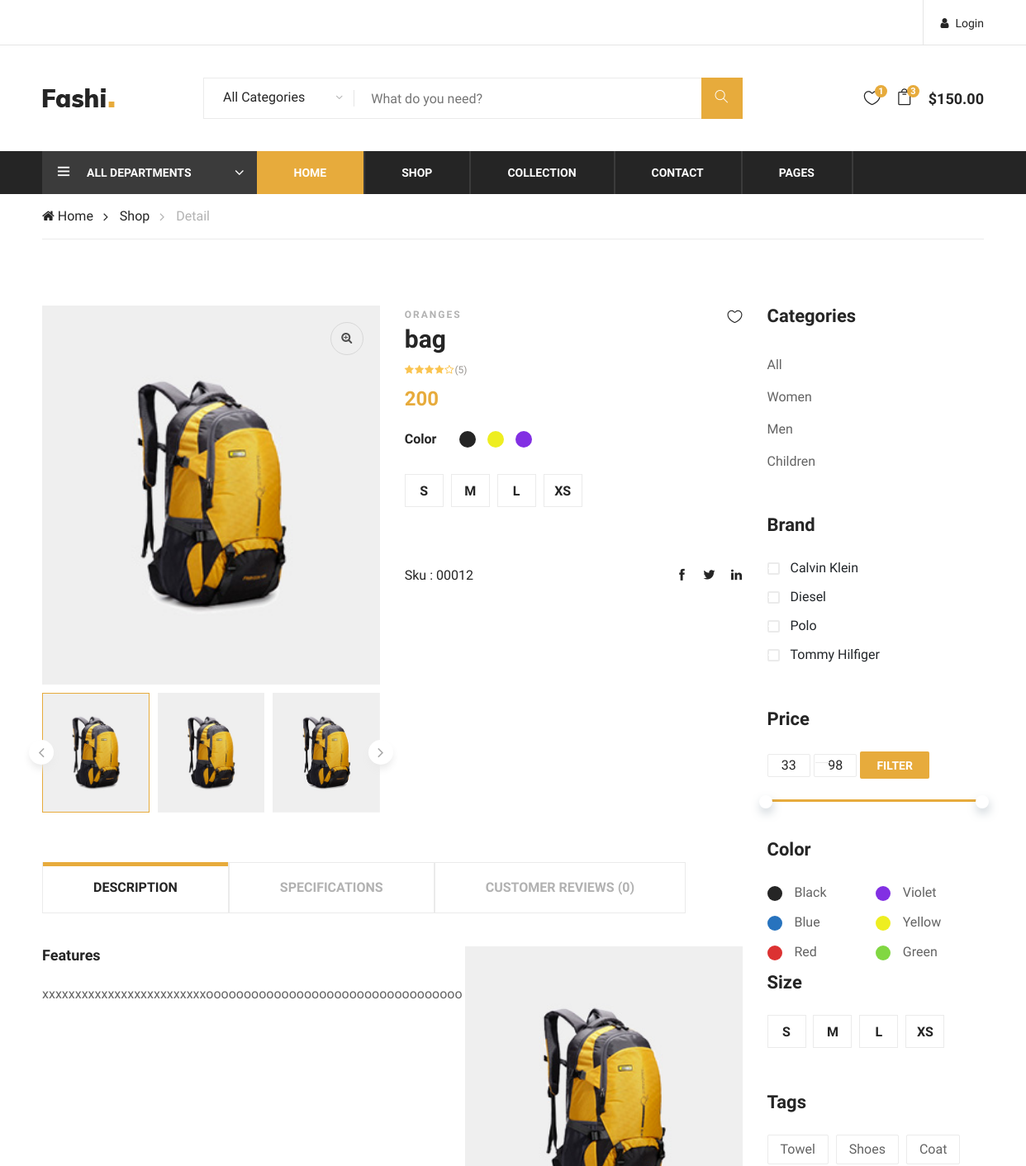
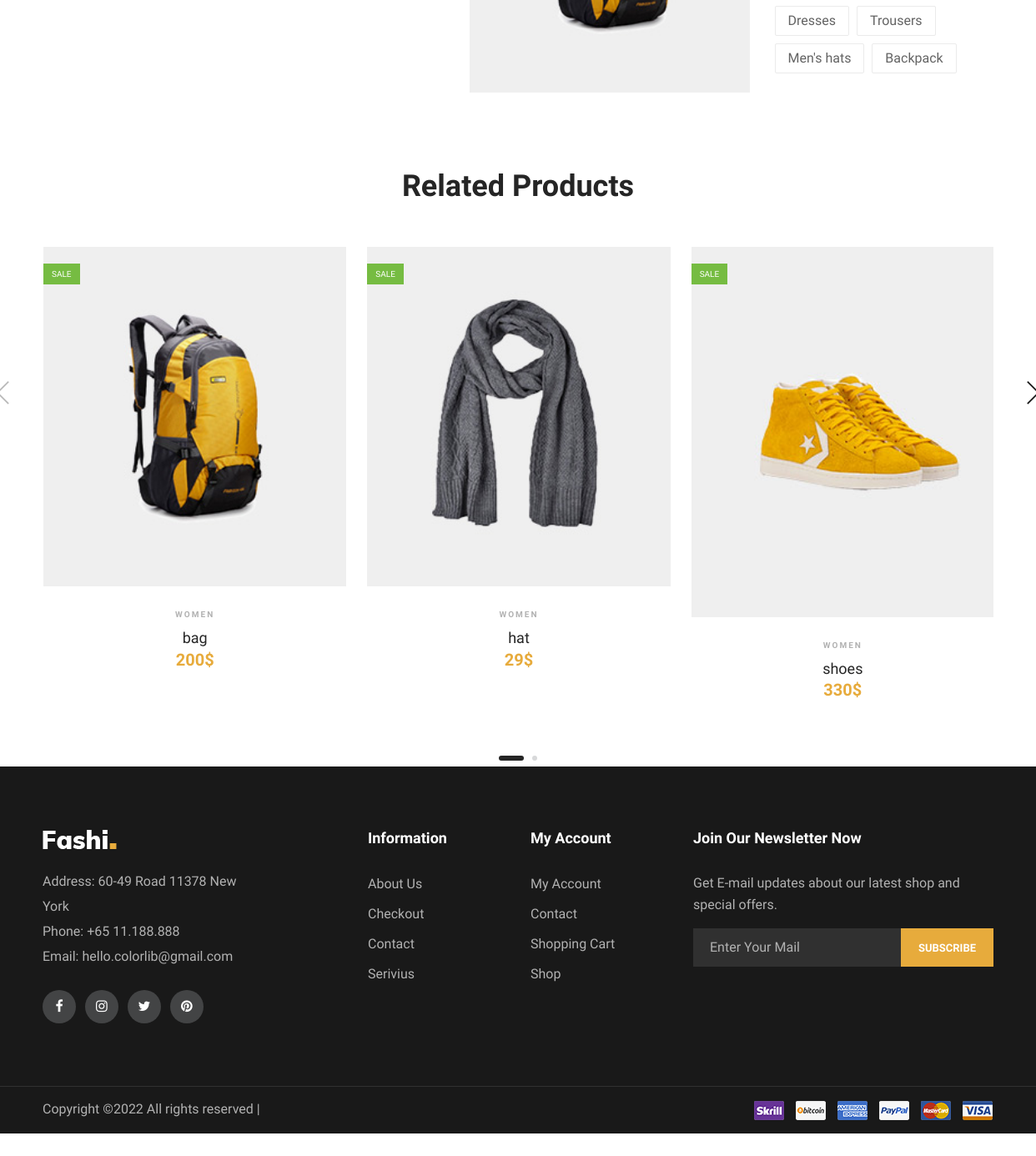
Page /product/1 on the committed database (2 pictures, top to bottom).
### base/models.py (models this page shows, shortened)
class Category(models.Model):
    name=models.CharField(max_length=300)
    image=models.ImageField(null=True, max_length=100,default='')

class Product(models.Model):
    category=models.ForeignKey(Category, on_delete=models.CASCADE)
    admin=models.ForeignKey(User,on_delete=models.CASCADE)
    name= models.CharField(max_length=300)
    price=models.CharField(max_length=20)
    image=models.ImageField(null=True, max_length=100,default='')
    description=models.TextField(null=False,blank=False)
    stock=models.IntegerField()
    discount=models.IntegerField(null=True,blank=True)
    updated=models.DateTimeField(auto_now=True)
    created=models.DateTimeField(auto_now_add=True)
    class Meta:
        ordering=['-updated','-created']

### base/views.py (the view)
# urls.py: path('product/<str:pk>',views.product,name='product'),
def product(request,pk):
    categorys=Category.objects.all()
    product=Product.objects.get(id=pk)
    products=Product.objects.filter(Q(category=product.category))
    comments=Comments.objects.filter(Q(product=pk))
    countComment=comments.count()
    context={'product':product, 'comments':comments,'countComment':countComment,'products':products,'categorys':categorys}
    return render(request,'base/product.html',context)

### base/templates/base/product.html (shortened to what this page needs)
{%extends 'main.html'%}
{%block content%}
{% load static%}
<div class="breacrumb-section">
    <div class="container">
        <div class="row">
            <div class="col-lg-12">
                <div class="breadcrumb-text product-more">
                    <a href="{%url 'home'%}"><i class="fa fa-home"></i> Home</a>
                    <a href="{% url 'shop' %}">Shop</a>
                    <span>Detail</span>
                </div>
            </div>
        </div>
    </div>
</div>
<section class="product-shop spad page-details">
    <div class="container">
        <div class="row">
            {% include 'sidebar.html' %}
            <div class="col-lg-9">
                <div class="row">
                    <div class="col-lg-6">
                        <div class="product-pic-zoom">
                            <img class="product-big-img" src="{{product.image.url}}" alt="">
                            <div class="zoom-icon">
                                <i class="fa fa-search-plus"></i>
                            </div>
                        </div>
                        <div class="product-thumbs">
                            <div class="product-thumbs-track ps-slider owl-carousel">
                                <div class="pt active" data-imgbigurl="{{product.image.url}}"><img
                                        src="{{product.image.url}}" alt=""></div>
                                <div class="pt" data-imgbigurl="{% static 'img/product-single/product-2.jpg'%}"><img
                                        src="{{product.image.url}}" alt=""></div>
                                <div class="pt" data-imgbigurl="{% static 'img/product-single/product-3.jpg'%}"><img
                                        src="{{product.image.url}}" alt=""></div>
                            </div>
                        </div>
                    </div>
                    <div class="col-lg-6">
                        <div class="product-details">
                            <div class="pd-title">
                                <span>oranges</span>
                                <h3>{{product.name}}</h3>
                                <a href="#" class="heart-icon"><i class="icon_heart_alt"></i></a>
                            </div>
                            <div class="pd-rating">
                                <i class="fa fa-star"></i>
                                <i class="fa fa-star"></i>
                                <i class="fa fa-star"></i>
                                <i class="fa fa-star"></i>
                                <i class="fa fa-star-o"></i>
                                <span>(5)</span>
                            </div>
                            <div class="pd-desc">
                                <h4>{{product.price}}</h4>
                            </div>
                            <div class="pd-color">
                                <h6>Color</h6>
                                <div class="pd-color-choose">
                                    <div class="cc-item">
                                        <label for="cc-black"></label>
                                    </div>
                                    <div class="cc-item">
                                        <label for="cc-yellow" class="cc-yellow"></label>
                                    </div>
                                    <div class="cc-item">
                                        <label for="cc-violet" class="cc-violet"></label>
                                    </div>
                                </div>
                            </div>
                            <div class="pd-size-choose">
                                <div class="sc-item">
                                    <label for="sm-size">s</label>
                                </div>
                                <div class="sc-item">
                                    <label for="md-size">m</label>
                                </div>
                                <div class="sc-item">
                                    <label for="lg-size">l</label>
                                </div>
                                <div class="sc-item">
                                    <label for="xl-size">xs</label>
                                </div>
                            </div>
                            <div class="pd-share">
                                <div class="p-code">Sku : 00012</div>
                                <div class="pd-social">
                                    <a href="#"><i class="ti-facebook"></i></a>
                                    <a href="#"><i class="ti-twitter-alt"></i></a>
                                    <a href="#"><i class="ti-linkedin"></i></a>
                                </div>
                            </div>
                        </div>
                    </div>
                </div>
                <div class="product-tab">
                    <div class="tab-item">
                        <ul class="nav" role="tablist">
                            <li>
                                <a class="active" data-toggle="tab" href="#tab-1" role="tab">DESCRIPTION</a>
                            </li>
                            <li>
                                <a data-toggle="tab" href="#tab-2" role="tab">SPECIFICATIONS</a>
                            </li>
                            <li>
                                <a data-toggle="tab" href="#tab-3" role="tab">Customer Reviews ({{countComment}})</a>
                            </li>
                        </ul>
                    </div>
                    <div class="tab-item-content">
                        <div class="tab-content">
                            <div class="tab-pane fade-in active" id="tab-1" role="tabpanel">
                                <div class="product-content">
                                    <div class="row">
                                        <div class="col-lg-7">
                                            <h5>Features</h5>
                                            <p>{{product.description}}</p>
                                        </div>
                                        <div class="col-lg-5">
                                            <img src="{{product.image.url}}" alt="">
                                        </div>
                                    </div>
                                </div>
                            </div>
                        </div>
                    </div>
                </div>
            </div>
        </div>
    </div>
</section>
<div class="related-products spad">
    <div class="container">
        <div class="row">
            <div class="col-lg-12">
                <div class="section-title">
                    <h2>Related Products</h2>
                </div>
            </div>
        </div>
        <div class="row">
            <div class="col-lg-12 col-sm-6 ">
                <div class="product-slider owl-carousel">
                    {%for p in products %}
                        <div class="product-item">
                            <div class="pi-pic">
                                <img src="{{p.image.url}}" alt="">
                                <div class="sale">Sale</div>
                            </div>
                            <div class="pi-text">
                              <div class="catagory-name">{{p.category.name}}</div>
                                <a href="{% url 'product' pk=p.id%}">
                                    <h5>{{p.name}}</h5>
                                </a>
                                <div class="product-price">
                                   {{p.price}}$
                                </div>
                            </div>
                        </div>
                        {%endfor%}
                    </div>
        </div>
    </div>
</div>
{%endblock%}

### templates/sidebar.html (shortened to what this page needs)
<div class="col-lg-3 col-md-6 col-sm-8 order-2 order-lg-1 produts-sidebar-filter">
    <div class="filter-widget">
        <h4 class="fw-title">Categories</h4>
        <ul class="filter-catagories">
            <li><a href="{% url 'shop' %}">All</a></li>
            {% for cat in categorys%}
            <li><a href="{% url 'shop' %}?q={{cat.name}}">{{cat.name}}</a></li>
            {% endfor%}
        </ul>
    </div>
    <div class="filter-widget">
        <h4 class="fw-title">Brand</h4>
        <div class="fw-brand-check">
            <div class="bc-item">
                <label for="bc-calvin">
                    Calvin Klein
                    <span class="checkmark"></span>
                </label>
            </div>
            <div class="bc-item">
                <label for="bc-diesel">
                    Diesel
                    <span class="checkmark"></span>
                </label>
            </div>
            <div class="bc-item">
                <label for="bc-polo">
                    Polo
                    <span class="checkmark"></span>
                </label>
            </div>
            <div class="bc-item">
                <label for="bc-tommy">
                    Tommy Hilfiger
                    <span class="checkmark"></span>
                </label>
            </div>
        </div>
    </div>
    <div class="filter-widget">
        <h4 class="fw-title">Price</h4>
        <div class="filter-range-wrap">
            <div class="range-slider">
                <div class="price-input">
                    <form method="POST" >
                    <input type="text"  name="min" id="minamount" placeholder="  ">
                    <input type="text" name="max" id="maxamount" placeholder="  ">
                    <a href="{% url 'pricefilter'%}" class="filter-btn">Filter</a>
                </form>
                </div>
            </div>
            <div class="price-range ui-slider ui-corner-all ui-slider-horizontal ui-widget ui-widget-content"
                data-min="33" data-max="98">
                <span tabindex="0" class="ui-slider-handle ui-corner-all ui-state-default"></span>
                <span tabindex="0" class="ui-slider-handle ui-corner-all ui-state-default"></span>
            </div>
        </div>
    </div>
    <div class="filter-widget">
        <h4 class="fw-title">Color</h4>
        <div class="fw-color-choose">
            <div class="cs-item">
                <label class="cs-black" for="cs-black">Black</label>
            </div>
            <div class="cs-item">
                <label class="cs-violet" for="cs-violet">Violet</label>
            </div>
            <div class="cs-item">
                <label class="cs-blue" for="cs-blue">Blue</label>
            </div>
            <div class="cs-item">
                <label class="cs-yellow" for="cs-yellow">Yellow</label>
            </div>
            <div class="cs-item">
                <label class="cs-red" for="cs-red">Red</label>
            </div>
            <div class="cs-item">
                <label class="cs-green" for="cs-green">Green</label>
            </div>
        </div>
    </div>
    <div class="filter-widget">
        <h4 class="fw-title">Size</h4>
        <div class="fw-size-choose">
            <div class="sc-item">
                <label for="s-size">s</label>
            </div>
            <div class="sc-item">
                <label for="m-size">m</label>
            </div>
            <div class="sc-item">
                <label for="l-size">l</label>
            </div>
            <div class="sc-item">
                <label for="xs-size">xs</label>
            </div>
        </div>
    </div>
    <div class="filter-widget">
        <h4 class="fw-title">Tags</h4>
        <div class="fw-tags">
            <a href="#">Towel</a>
            <a href="#">Shoes</a>
            <a href="#">Coat</a>
            <a href="#">Dresses</a>
            <a href="#">Trousers</a>
            <a href="#">Men's hats</a>
            <a href="#">Backpack</a>
        </div>
    </div>
</div>

### rows in the picture
Category: name "Women"
Category: name "Men"
Category: name "Children"
Product: image (picture), name "bag", price "200", description "xxxxxxxxxxxxxxxxxxxxxxxxxoooooooooooooooooooooooooooooooooo", category.name "WOMEN"
Product: image (picture), category.name "WOMEN", name "hat", price "29"
Product: image (picture), category.name "WOMEN", name "shoes", price "330"

### other values in the picture
{{ countComment }} "0"
